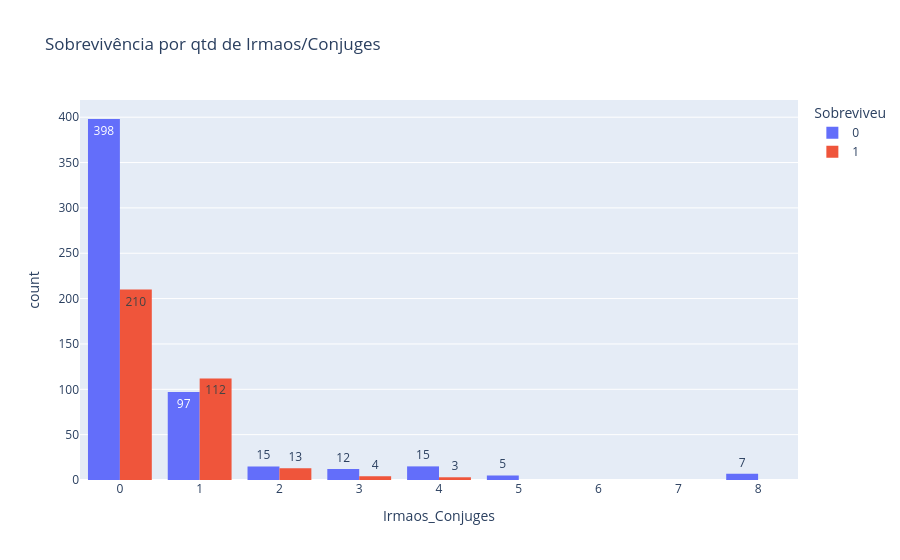

Notebook source saved alongside this figure:
### Code cell
fig = px.histogram(
    data_train,
    x='Irmaos_Conjuges',
    color='Sobreviveu',
    barmode='group',
    title='Sobrevivência por qtd de Irmaos/Conjuges',
    text_auto=True
)

fig.show()

### Figure 1 — Plotly figure (JSON) as saved in the notebook; plotly's stock layout.template omitted (floating-point values rounded to 4 significant figures; data arrays with more than 128 entries replaced by an {"elided": "..."} marker saying what was removed)
{"data": [{"alignmentgroup": "True", "bingroup": "x", "hovertemplate": "Sobreviveu=0<br>Irmaos_Conjuges=%{x}<br>count=%{y}<extra></extra>", "legendgroup": "0", "marker": {"color": "#636efa", "pattern": {"shape": ""}}, "name": "0", "offsetgroup": "0", "orientation": "v", "showlegend": true, "texttemplate": "%{value}", "type": "histogram", "x": {"elided": "549 int values"}, "xaxis": "x", "yaxis": "y"}, {"alignmentgroup": "True", "bingroup": "x", "hovertemplate": "Sobreviveu=1<br>Irmaos_Conjuges=%{x}<br>count=%{y}<extra></extra>", "legendgroup": "1", "marker": {"color": "#EF553B", "pattern": {"shape": ""}}, "name": "1", "offsetgroup": "1", "orientation": "v", "showlegend": true, "texttemplate": "%{value}", "type": "histogram", "x": {"elided": "342 int values"}, "xaxis": "x", "yaxis": "y"}], "layout": {"barmode": "group", "legend": {"title": {"text": "Sobreviveu"}, "tracegroupgap": 0}, "title": {"text": "Sobrevivência por qtd de Irmaos/Conjuges"}, "xaxis": {"anchor": "y", "domain": [0, 1], "title": {"text": "Irmaos_Conjuges"}}, "yaxis": {"anchor": "x", "domain": [0, 1], "title": {"text": "count"}}}}
